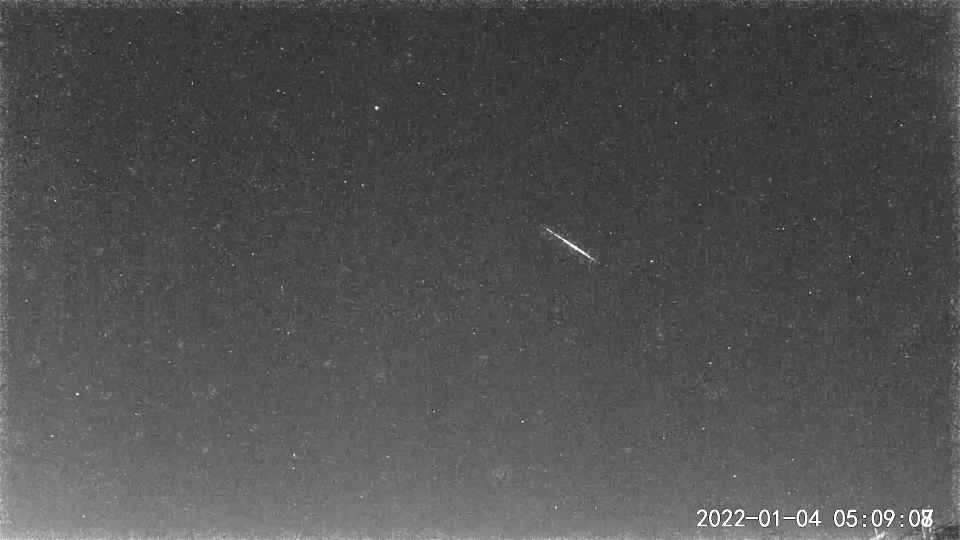
#> input picture images/20220104050908.jpg, 1920 x 1080 px (shown at 1/2 size)
$ python -i atomcam.py   (imports and definitions only)   (older library calls are emulated)
#> lines starting #> are read from the running program, lines starting #| are printed output that depends on the picture; after the words box and inside, x2 and y2 are one past the last pixel; in counts of white or black regions, pixels touching at a corner belong together
#!/usr/bin/env python

from pathlib import Path
import sys
import os
from datetime import datetime, timedelta, timezone
import time
import argparse
import numpy as np
import cv2
from imutils.video import FileVideoStream
import yt_dlp

# マルチスレッド関係
import threading
import queue

import traceback

# 行毎に標準出力のバッファをflushする。
# [1 line not run here, left out]

# 自分の環境のATOM CamのIPに修正してください。
ATOM_CAM_IP = os.environ.get("ATOM_CAM_IP", "192.168.2.110")
#ATOM_CAM_RTSP = "rtsp://{}:8554/unicast".format(ATOM_CAM_IP)
ATOM_CAM_RTSP = f"rtsp://{ATOM_CAM_IP}:8080/video0_unicast"

# atomcam_toolsでのデフォルトのユーザアカウントなので、自分の環境に合わせて変更してください。
ATOM_CAM_USER = "root"
ATOM_CAM_PASS = "atomcam2"

# YouTube ライブ配信ソース (変更になった場合は要修正)
#   [TODO] 頻繁にURLが変わるのでソースは引数で指定するようにする。
#   --youtube [subarau, kiso, fukusima, etc.]
YouTube = {
    "chlt1IAou8Y": "Subaru",
    "SDRS6JQulmI": "Kiso",
    "ylSiGa_U1UE": "Fukushima",
    "any_youtube": "YouTube"
}


class AtomTelnet():
    '''
    ATOM Camにtelnet接続し、コマンドを実行するクラス
      - atomcam_toolsの最新版ではtelnetは使えなくなったのでこのクラスは不要。
      - AtomSSH()に変更すべき。
    '''

    # [26 lines left out: functions __init__, exec, not called in this run]

    def exit(self):
        self.tn.write("exit".encode('utf-8') + b"\n")

    def __del__(self):
        self.exit()

# [69 lines left out: functions composite, median, average, brightest, not called in this run]


def diff(img_list, mask):
    """画像リストから差分画像のリストを作成する。

    Args:
      img_list: 画像データのリスト
      mask: マスク画像(2値画像)

    Returns:
      差分画像のリスト
    """
    diff_list = []
    for img1, img2 in zip(img_list[:-2], img_list[1:]):
        if mask is not None:
            img1 = cv2.bitwise_or(img1, mask)
            img2 = cv2.bitwise_or(img2, mask)
        diff_list.append(cv2.subtract(img1, img2))

    return diff_list


# [15 lines left out: function detect, not called in this run]


class AtomCam:
    def __init__(self, video_url=ATOM_CAM_RTSP, output=None, end_time="0600",
                 mask=None, minLineLength=30, opencl=False, sigma=0, camera="atomcam"):
        self._running = False
        # video device url or movie file path
        self.capture = None
        self.source = None
        self.opencl = opencl
        self.last = False
        self.sigma = sigma
        self.camera = None

        # print(self.opencl, self.sigma)

        # 入力ソースの判定
        if "youtube" in video_url:
            # YouTube(マウナケア、木曽、福島、etc)
            self.source = "YouTube"
            for source in YouTube.keys():
                if source in video_url:
                    self.source = YouTube[source]
        elif camera == 'atomcam':
            self.source = 'ATOMCam'
        else:
            self.source = camera

        self.url = video_url

        self.connect()
        # opencv-python 4.6.0.66 のバグで大きな値(9000)が返ることがあるので対策。
        self.FPS = min(int(self.capture.get(cv2.CAP_PROP_FPS)), 60)
        self.HEIGHT = int(self.capture.get(cv2.CAP_PROP_FRAME_HEIGHT))
        self.WIDTH = int(self.capture.get(cv2.CAP_PROP_FRAME_WIDTH))
        print(f"# FPS={self.FPS}, WIDTH={self.WIDTH}, HEIGHT={self.HEIGHT}")

        # 出力先ディレクトリ
        if output:
            output_dir = Path(output)
            output_dir.mkdir(exist_ok=True)
        else:
            output_dir = Path('.')
        self.output_dir = output_dir

        # MP4ファイル再生の場合を区別する。
        self.mp4 = Path(video_url).suffix == '.mp4'

        # 終了時刻を設定する。
        now = datetime.now()
        t = datetime.strptime(end_time, "%H%M")
        self.end_time = datetime(
            now.year, now.month, now.day, t.hour, t.minute)
        if now > self.end_time:
            self.end_time = self.end_time + timedelta(hours=24)

        print("# scheduled end_time = ", self.end_time)
        self.now = now

        if mask:
            # マスク画像指定の場合
            self.mask = cv2.imread(mask)
        else:
            # 時刻表示部分のマスクを作成
            if self.opencl:
                zero = cv2.UMat((1080, 1920), cv2.CV_8UC3)
            else:
                zero = np.zeros((1080, 1920, 3), np.uint8)

            if self.source == "Subaru":
                # mask SUBRU/Mauna-Kea timestamp
                self.mask = cv2.rectangle(
                    zero, (1660, 980), (1920, 1080), (255, 255, 255), -1)
            elif self.source == "YouTube":
                # no mask
                self.mask = None
            elif self.source == "ATOMCam":
                # mask ATOM Cam timestamp
                self.mask = cv2.rectangle(
                    zero, (1390, 1010), (1920, 1080), (255, 255, 255), -1)
            else:
                self.mask = None

        self.min_length = minLineLength
        self.image_queue = queue.Queue(maxsize=200)

    def __del__(self):
        now = datetime.now()
        obs_time = "{:04}/{:02}/{:02} {:02}:{:02}:{:02}".format(
            now.year, now.month, now.day, now.hour, now.minute, now.second
        )
        print("# {} stop".format(obs_time))

        if self.capture:
            self.capture.release()
        cv2.destroyAllWindows()

    def connect(self):
        if self.capture:
            self.capture.release()

        if self.source in YouTube.values():
            # YouTubeからのストリーミング入力
            print(f"# connecting to YouTube: {self.url}")

            n = 1
            while True:
                try:
                    options = {
                       'cookiefile': 'cookies.txt',
                       'quiet': True,
                       'no_warnings': True, # 警告メッセージを非表示にする
                    }
                    with yt_dlp.YoutubeDL(options) as ydl:
                        info = ydl.extract_info(self.url, download=False)
                        formats = info.get('formats', [])

                        # 1080p, mp4, 映像あり の条件で検索
                        url = next((f['url'] for f in formats
                                    if f.get('width') == 1920 and f.get('ext') == 'mp4' and f.get('vcodec') != 'none'), None)
                    break
                except Exception as e:
                    print(str(e))
                    traceback.print_exc(file=sys.stdout)
                    sys.exit()

                print(f"# retrying to connect to YouTube: {n}")
                n += 1
                if n >= 10:
                    sys.exit()
                time.sleep(2)
        else:
            url = self.url
            self.last = False

        self.capture = cv2.VideoCapture(url)

    def stop(self):
        # thread を止める
        self._running = False

    # [75 lines left out: functions queue_streaming, dequeue_streaming, not called in this run]

    def detect_meteor(self, img_list):
        """img_listで与えられた画像のリストから流星(移動天体)を検出する。
        """
        now = datetime.now()
        obs_time = "{:04}/{:02}/{:02} {:02}:{:02}:{:02}".format(
            now.year, now.month, now.day, now.hour, now.minute, now.second)

        if len(img_list) > 2:
            # 差分間で比較明合成を取るために最低3フレームが必要。
            # 画像のコンポジット(単純スタック)
            diff_img = brightest(diff(img_list, self.mask))

            # 差分画像確認(debug用)
            # cv2.imshow(f'{self.source}', diff_img)

            try:
                # if True:
                if now.hour != self.now.hour:
                    # 毎時空の様子を記録する。
                    filename = "sky-{:04}{:02}{:02}{:02}{:02}{:02}".format(
                        now.year, now.month, now.day, now.hour, now.minute, now.second)
                    path_name = str(Path(self.output_dir, filename + ".jpg"))
                    mean_img = average(img_list, self.opencl)
                    # cv2.imwrite(path_name, self.composite_img)
                    cv2.imwrite(path_name, mean_img)
                    self.now = now

                detected = detect(diff_img, self.min_length, self.sigma)
                if detected is not None:
                    # print(len(detected))
                    '''
                    for meteor_candidate in detected:
                        print('{} {} A possible meteor was detected.'.format(obs_time, meteor_candidate))
                    '''
                    print('{} A possible meteor was detected.'.format(obs_time))
                    filename = "{:04}{:02}{:02}{:02}{:02}{:02}".format(
                        now.year, now.month, now.day, now.hour, now.minute, now.second)
                    path_name = str(Path(self.output_dir, filename + ".jpg"))
                    cv2.imwrite(path_name, self.composite_img)

                    # 検出した動画を保存する。
                    movie_file = str(
                        Path(self.output_dir, "movie-" + filename + ".mp4"))
                    self.save_movie(img_list, movie_file)
            except Exception as e:
                print(traceback.format_exc())
                # print(e, file=sys.stderr)

    # [16 lines left out: function save_movie, not called in this run]


class DetectMeteor():
    """
    ATOMCam 動画ファイル(MP4)からの流星の検出
    親クラスから継承したものにしたい。
    """

    # [197 lines left out: functions __init__, save_movie, meteor, detect_meteor, streaming_thread, not called in this run]


# [65 lines not run here, left out]

>>> import cv2
>>> picture = cv2.imread('images/20220104050908.jpg')
#> picture is the input picture: shape (1080, 1920, 3); min 0, max 255, mean 80.2
>>> result = AtomCam().detect_meteor(picture)
#> in __init__, `self.mask = cv2.rectangle( zero, (1390, 1010), (1920, 1080), (255, 255..`:
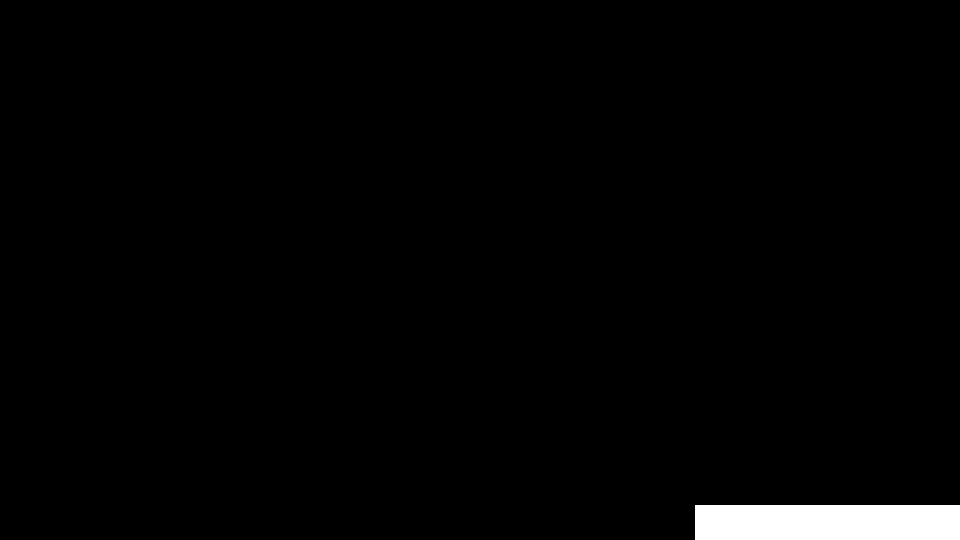
#> zero: shape (1080, 1920, 3) (shown at 1/2 size); 1.8% white; 1 white region, box (x1, y1, x2, y2) and area: (1390, 1010, 1920, 1080) 37100
#> the loop in diff, `for img1, img2 in zip(img_list[:-2], img_list[1:]):` made 1 pass
#> after the loop in diff, `for img1, img2 in zip(img_list[:-2], img_list[1:]):`: diff_list = []
#> (the run stopped early here; a loop or call above may not have finished)
